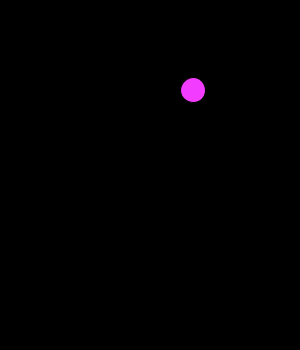
Frame 1 (no input)
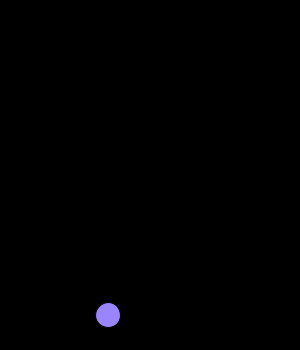
Frame 60 (the mouse pressed at the canvas centre just before this capture)
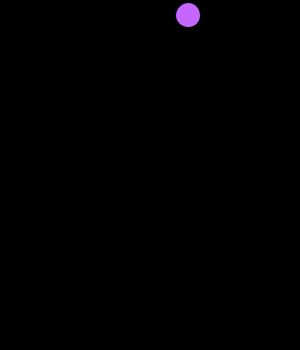
Frame 120 (the mouse held since frame 60 and released just before this capture)

The Processing sketch that drew these frames (run headless with seeded random() and noise(); from frame 60 on, the mouse is pressed at the canvas centre):

// Processing sketch: processing_82598
// ── processing_82598.pde

//Andy M , CP 1, Mods 14/15

Ball oon;
void setup()
{
  size(300,350);
  oon =  new Ball();
}
void draw()
{
  background(0);
  oon.balloon();
  oon.move();
  oon.bounce();
}
class Ball
{
  int x,y;
  boolean up,right;
  Ball()
  {
    x = int(random(300));
    y = int(random(350)); 
    up = false;
    right = false;
  }
  void balloon()
{
  fill(random(255),random(255),255);
  ellipse (x,y,25,25);
}
  void move()
  {
    if (right == true)
    {
      x=x+5;
    }
    else
    {
      x=x-5;
    }
    if (up == true)
    {
      y=y-5;
    }
    else
    {
      y=y+5;
    }
  }
  void bounce()
  {
    if (x<5)
    {
      right = true;
    }
    if (x>295)
    {
      right = false;
    }
    if (y<5)
    {
      up = false;
    }
    if (y>345)
    {
      up = true;
    }
  }
}
